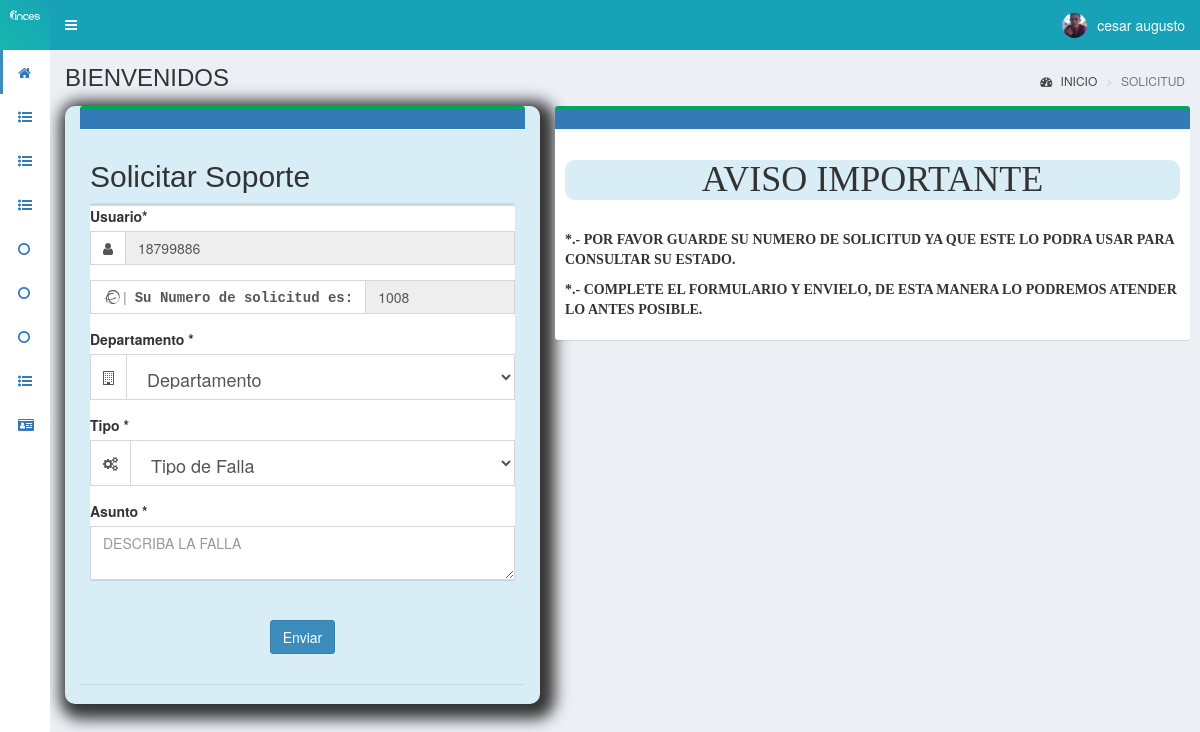
Screenshot of /soporte (signed in) with the database file from the repository.
### tables this page shows
CREATE TABLE `personal` (
  `id` int(11) NOT NULL,
  `cedula` int(11) NOT NULL,
  `nombres` text NOT NULL,
  `apellidos` text NOT NULL,
  `email` text NOT NULL,
  `telefono` text NOT NULL,
  `direccion` text NOT NULL,
  `fecha_nac` text NOT NULL,
  `cargo` int(11) NOT NULL,
  `departamento` int(11) NOT NULL,
  `estado` text NOT NULL,
  `fecha` timestamp NOT NULL DEFAULT current_timestamp() ON UPDATE current_timestamp()
);

CREATE TABLE `soporte` (
  `id` int(11) NOT NULL,
  `id_usuario` varchar(100) NOT NULL,
  `id_atiende` varchar(100) NOT NULL,
  `codigo` text NOT NULL,
  `asunto` varchar(100) NOT NULL,
  `solucion` varchar(100) NOT NULL,
  `estatus` varchar(100) NOT NULL,
  `tipo_falla` varchar(100) NOT NULL,
  `sop_departamento` varchar(100) NOT NULL,
  `Fecha_soporte` timestamp NOT NULL DEFAULT current_timestamp() ON UPDATE current_timestamp()
);

### controladores/plantilla.controlador.php (called while the page is built)
<?php
class ControladorPlantilla{
	static public function ctrPlantilla(){
		include "vistas/plantilla.php";
	}
}

### index.php (called while the page is built, shortened)
<?php
require_once "controladores/plantilla.controlador.php";
require_once "controladores/usuarios.controlador.php";
require_once "controladores/soporte.controlador.php";
require_once "modelos/personal.modelo.php";
require_once "modelos/soporte.modelo.php";
$plantilla = new ControladorPlantilla();
$plantilla -> ctrPlantilla();

### modelos/conexion.php (called while the page is built)
<?php
class Conexion{
	static public function conectar(){
		$link = new PDO("mysql:host=localhost;dbname=pos",
			            "root",
			            "");
		$link->exec("set names utf8");
		return $link;
	}
}

### modelos/personal.modelo.php (called while the page is built, shortened)
<?php
require_once "conexion.php";
class ModeloPersonal{
	static public function mdlMostrarPersonals($tabla, $item, $valor){
		if($item == "id"){
			$stmt = Conexion::conectar()->prepare("SELECT * FROM $tabla WHERE $item = :$item");
			$stmt -> bindParam(":".$item, $valor, PDO::PARAM_INT);
			$stmt -> execute();
			return $stmt -> fetch();
		}
	}
}
?>

### controladores/soporte.controlador.php (called while the page is built, shortened)
<?php
class ControladorSoporte{
	static public function ctrMostrarSoporte($item, $valor){
		$tabla = "soporte";
		$respuesta = ModeloSoporte::mdlMostrarSoporte($tabla, $item, $valor);
		return $respuesta;
	}
}

### modelos/soporte.modelo.php (called while the page is built, shortened)
<?php
require_once "conexion.php";
class ModeloSoporte{
	static public function mdlMostrarSoporte($tabla, $item, $valor){
		if($item == "codigo"){
			$stmt = Conexion::conectar()->prepare("SELECT * FROM $tabla WHERE $item = :$item ORDER BY id DESC");
			$stmt -> bindParam(":".$item, $valor, PDO::PARAM_STR);
			$stmt -> execute();
			return $stmt -> fetch();
		}elseif($item =="id_usuario"){
			$stmt = Conexion::conectar()->prepare("SELECT * FROM $tabla WHERE $item = :$item ORDER BY id DESC");
			$stmt -> bindParam(":".$item, $valor, PDO::PARAM_STR);
			$stmt -> execute();
			return $stmt -> fetchAll();
		}
		elseif($item =="id"){
			$stmt = Conexion::conectar()->prepare("SELECT * FROM $tabla WHERE $item = :$item ORDER BY id DESC");
			$stmt -> bindParam(":".$item, $valor, PDO::PARAM_STR);
			$stmt -> execute();
			return $stmt -> fetch();
		}else{
			$stmt = Conexion::conectar()->prepare("SELECT * FROM $tabla");
			$stmt -> execute();
			return $stmt -> fetchAll();
		}
	}
}

### vistas/modulos/soporte.php (the view, shortened to what this page needs)
<div class="content-wrapper">
  <section class="content-header">
    <h1>
      BIENVENIDOS
    </h1>
    <ol class="breadcrumb">
      <li><a href="inicio"><i class="fa fa-dashboard"></i> INICIO</a></li>
      <li class="active">SOLICITUD</li>
    </ol>
  </section>
  <section class="content">
    <div class="row">
    <div class="container">
      <div class="col-lg-5 col-xs-12 bg-info" style="box-shadow: 5px 5px 15px 10px; border-radius:10px 10px 10px 10px;">
        <div class="box box-success">
          <div class="box-header with-border bg-primary"></div>
            <form role="form" method="post">
        <div class="box-body bg-info">
          <h2>Solicitar Soporte</h2>
          <div class="box">
            <div class="form-group">
              <label class="control-label">Usuario*</label>
              <div class="input-group">
                <span class="input-group-addon"><i class="fa fa-user"></i></span>
                <?php  $tabla = "personal";
$item = "id";
$valor = $_SESSION["nombre"];
$respuesta1 = ModeloPersonal::MdlMostrarPersonals($tabla, $item, $valor);
?>
                <input type="text" class="form-control" id="nuevoUser" value="<?php echo $respuesta1["cedula"]; ?>" readonly>
              </div>
            </div>
            <div class="form-group">
              <div class="input-group">
              <span class="input-group-addon" style="font-family: monospace;"><i class="fa fa-ravelry"> |</i><b> Su Numero de solicitud es:</b></span>
                <?php
                    $item = null;
                    $valor = null;
                    $soporte = ControladorSoporte::ctrMostrarSoporte($item, $valor);
                    if(!$soporte){
                      echo '<input type="text" class="form-control text-center" id="nuevoCodigo" name="nuevoCodigo" value="1001" readonly>';
                    }else{
                      foreach ($soporte as $key => $value) {
                      }
                      $codigo = $value["codigo"] + 1;
                      echo '<input type="text" class="form-control" id="nuevoCodigo" name="nuevoCodigo" value="'.$codigo.'" readonly>';
                    }
                ?>
              </div>
            </div>
            <div class="form-group">
              <label class="control-label">Departamento *</label>
              <div class="input-group">
                <span class="input-group-addon"><i class="fa fa-building-o"></i></span>
                <select class="form-control input-lg" id="nuevoDepart" name="nuevoDepart" required>
                  <option value="">Departamento</option>
                </select>
              </div>
            </div>
            <div class="form-group">
              <label class="control-label">Tipo *</label>
              <div class="input-group">
                <span class="input-group-addon"><i class="fa fa-cogs"></i></span>
                <select class="form-control input-lg" name="nuevaFalla" required>
                  <option value="">Tipo de Falla</option>
                </select>
              </div>
            </div>
            <div class="form-group">
              <div class="form-group label-floating">
                <label class="control-label">Asunto *</label>
                <textarea name="nuevoAsunto" class="form-control" rows="2" maxlength="50" placeholder="DESCRIBA LA FALLA" required></textarea>
              </div>
            </div>
          </div>
          <br>
          <div class="text-center"><button type="submit" class="btn btn-primary">Enviar</button></div>
          <br>
        </div>
      </form>
        </div>
      </div>
      <div class="col-lg-7 hidden-md hidden-sm hidden-xs">
        <div class="box box-success">
          <div class="box-header with-border bg-primary"></div>
          <div class="box-body">
              <h1 class="text-center bg-info" style="font-family: serif; border-radius:10px 10px 10px 10px;">AVISO IMPORTANTE</h1>
              <br>
              <p style="font-family: serif;"><b>*.- POR FAVOR GUARDE SU NUMERO DE SOLICITUD YA QUE ESTE LO PODRA USAR PARA CONSULTAR SU ESTADO.</b></p>
              <p style="font-family: serif;"><b>*.- COMPLETE EL FORMULARIO Y ENVIELO, DE ESTA MANERA LO PODREMOS ATENDER LO ANTES POSIBLE.</b></p>
          </div>
        </div>
      </div>
      </div>
    </div>
  </section>
</div>

### vistas/modulos/cabezote.php (shortened to what this page needs)
<header class="main-header">
<a href="inicio" class="logo">
	<span class="logo-mini">
		<img src="vistas/img/plantilla/logo-blanco-lineal.svg" class="img-responsive" style="padding:10px">
	</span>
</a>
<nav class="navbar navbar-static-top" role="navigation">
 	<a href="#" class="sidebar-toggle" data-toggle="push-menu" role="button">
     	</a>
	<div class="navbar-custom-menu">
		<ul class="nav navbar-nav">
			<li class="dropdown user user-menu">
				<a href="#" class="dropdown-toggle" data-toggle="dropdown">
				<?php
				if($_SESSION["foto"] != ""){
					echo '<img src="'.$_SESSION["foto"].'" class="user-image">';
				}else{
					echo '<img src="vistas/img/usuarios/default/anonymous.png" class="user-image">';
				}
				?>
                     <?php  $tabla = "personal";
                            $item = "id";
                            $valor = $_SESSION["nombre"];
						   $respuesta1 = ModeloPersonal::MdlMostrarPersonals($tabla, $item, $valor);
						   ?>
					<span class="hidden-xs"><?php  echo $respuesta1["nombres"] ?></span>
				</a>
			</li>
		</ul>
	</div>
</nav>
</header>

### rows the page displays
personal: nombres "cesar augusto", cedula "18799886"
soporte: nuevoCodigo "1008"
